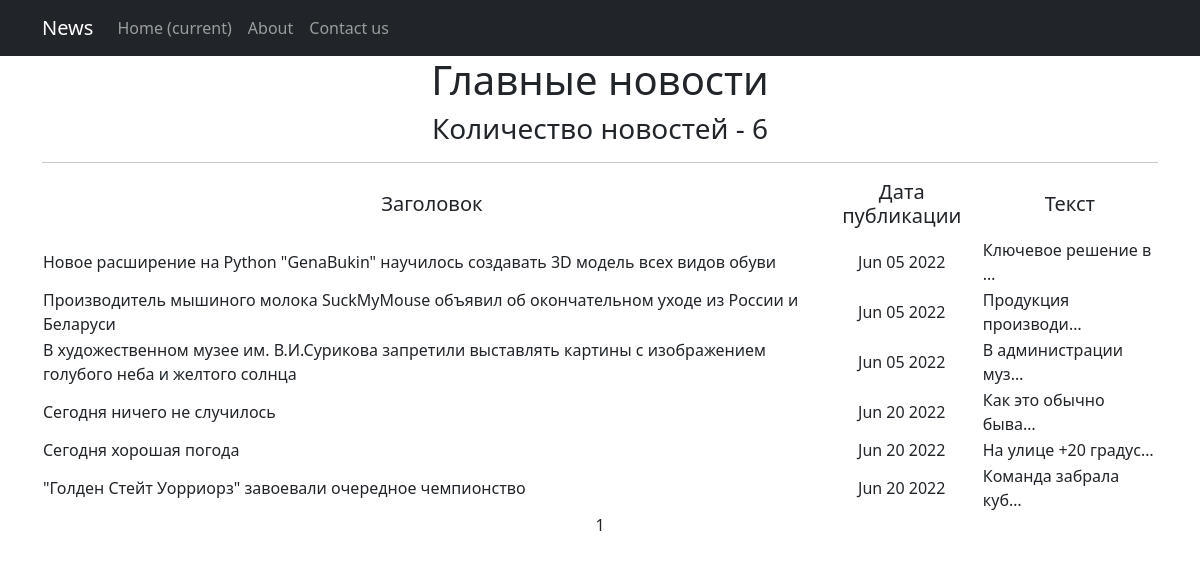
/main/, run on the app's committed database.
### news_project/models.py (models this page shows, shortened)
class Post(models.Model):
    author = models.ForeignKey(Author, on_delete=models.CASCADE)
    choice = models.CharField(max_length=4, choices=CONTENT_TYPES, default=article)
    register_date = models.DateTimeField(auto_now_add=True)
    categories = models.ManyToManyField('Category', through='PostCategory')
    title = models.CharField(max_length=100)
    content = models.TextField()
    content_rating = models.SmallIntegerField(default=0)

### news_project/views.py (the view)
# urls.py: path('', NewsList.as_view(), name='content_list'),
class NewsList(ListView):
    model = Post
    ordering = 'register_date'
    template_name = 'news.html'
    context_object_name = 'news'
    paginate_by = 10

### news_project/templatetags/custom_filters.py (called while the page is built)
@register.filter()
def censor(value):
    for word in value.split():
        if 'Редиска' in word or 'редиска' in word:
            if word[-1] == '"' or word[-1] == '»':
                word1 = word[:2] + '*' * (len(word) - 2) + word[-1]
                value = value.replace(word, word1)
            else:
                word1 = word[0] + '*' * (len(word) - 1)
                value = value.replace(word, word1)
    return value

### templates/news.html (shortened to what this page needs)
{% extends 'flatpages/default.html' %}
{% load custom_filters %}
{% load custom_tags %}
{% block content %}
    <h1>Главные новости</h1>
    <h3>Количество новостей - {{ news|length }}</h3>
    <hr>
    {% if news %}
        <table>
            <tr>
                <td><h5>Заголовок</h5></td>
                <td><h5>Дата публикации</h5></td>
                <td><h5>Текст</h5></td>
            </tr>
            {% for onenews in news %}
            <tr>
                <td align="left">{{ onenews.title|censor }}</td>
                <td>{{ onenews.register_date|date:'M d Y' }}</td>
                <td align="left">{{ onenews.content|truncatechars:20|censor }}</td>
            </tr>
            {% endfor %}
        </table>
    {% else %}
    <h2>Новостей пока нет...</h2>
    {% endif %}
    {{ page_obj.number }}
{% endblock content %}

### templates/flatpages/default.html (shortened to what this page needs)
<!DOCTYPE html>
<html lang="en">
    <head>
        {% load static %}
        <link href="{% static 'css/styles.css' %}" rel="stylesheet" />
    </head>
    <body>
        <nav class="navbar navbar-expand-lg navbar-dark bg-dark static-top">
            <div class="container">
                <a class="navbar-brand" href="#">News</a>
            <div class="collapse navbar-collapse" id="navbarResponsive">
                <ul class="navbar-nav ml-auto">
                    <li class="nav-item active">
                        <a class="nav-link" href="#">Home
                            <span class="sr-only">(current)</span>
                        </a>
                    </li>
                    <li class="nav-item">
                        <a class="nav-link" href="/about/">About</a>
                    </li>
                    <li class="nav-item">
                        <a class="nav-link" href="/contactus/">Contact us</a>
                    </li>
                </ul>
            </div>
        </div>
    </nav>
        <div class="container">
            <div class="row">
                <div class="col-lg-12 text-center">
                {% block content %}{% endblock content %}
                </div>
            </div>
        </div>
    </body>
</html>

### data on the page
Post: title|censor "Новое расширение на Python \"GenaBukin\" научилось создавать 3D модель всех видов обуви", register_date "Jun 05 2022", content|censor "Ключевое решение в …"
Post: title|censor "Производитель мышиного молока SuckMyMouse объявил об окончательном уходе из России и Беларуси", register_date "Jun 05 2022", content|censor "Продукция производи…"
Post: title|censor "В художественном музее им. В.И.Сурикова запретили выставлять картины с изображением голубого неба и желтого солнца", register_date "Jun 05 2022", content|censor "В администрации муз…"
Post: title|censor "Сегодня ничего не случилось", register_date "Jun 20 2022", content|censor "Как это обычно быва…"
Post: title|censor "Сегодня хорошая погода", register_date "Jun 20 2022", content|censor "На улице +20 градус…"
Post: title|censor "\"Голден Стейт Уорриорз\" завоевали очередное чемпионство", register_date "Jun 20 2022", content|censor "Команда забрала куб…"

### other printed values
{{ news|length }} "6"
{{ page_obj.number }} "1"
